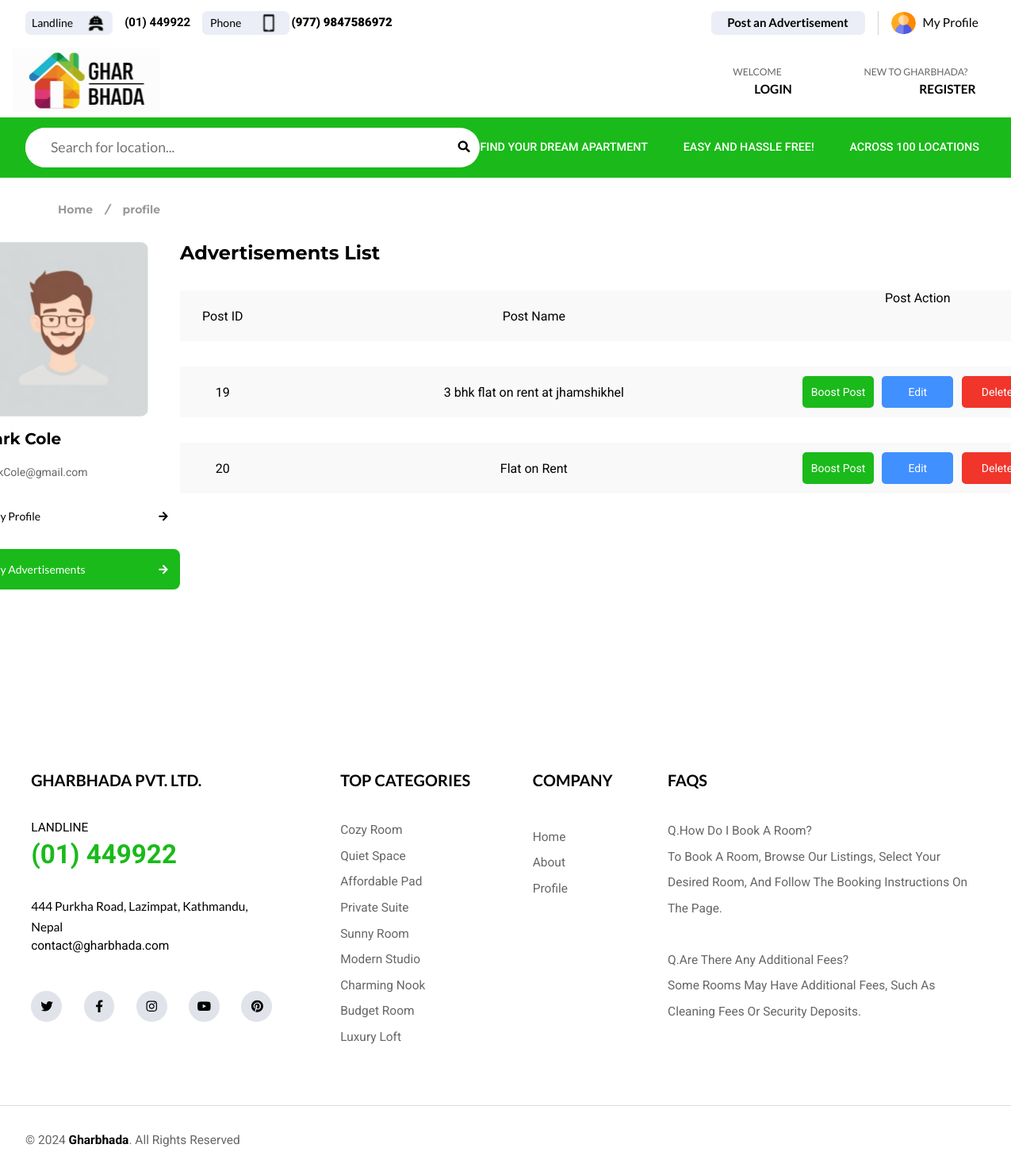
Screenshot of /components/MyAdvertisements.php (signed in) with the database file from the repository.
### tables this page shows
CREATE TABLE `posts` (
  `id` int(11) NOT NULL,
  `user_id` int(11) NOT NULL,
  `name` varchar(255) NOT NULL,
  `phone_number` varchar(20) NOT NULL,
  `title` varchar(255) NOT NULL,
  `rent` decimal(10,2) NOT NULL,
  `location` varchar(255) NOT NULL,
  `type` enum('residential','commercial') NOT NULL,
  `floor` varchar(40) DEFAULT NULL,
  `entrance` varchar(255) NOT NULL,
  `for_whom` enum('family','single') NOT NULL,
  `road_size` int(11) NOT NULL,
  `bedrooms` int(11) NOT NULL,
  `living_rooms` int(11) NOT NULL,
  `restrooms` int(11) NOT NULL,
  `image1` varchar(255) DEFAULT NULL,
  `image2` varchar(255) DEFAULT NULL,
  `image3` varchar(255) DEFAULT NULL,
  `description` text NOT NULL,
  `created_at` timestamp NOT NULL DEFAULT current_timestamp(),
  `updated_at` timestamp NOT NULL DEFAULT current_timestamp() ON UPDATE current_timestamp(),
  `status` tinyint(4) DEFAULT 0
);

### Models/PostCRUDModel.php (called while the page is built, shortened)
<?php
class PostCRUD
{
    private $db;
    public function __construct($db)
    {
        $this->db = $db;
    }
    public function getUserPosts($id){
        $query = "SELECT * FROM Posts WHERE user_id = ?";
        $stmt = $this->db->prepare($query);
        $stmt->bind_param('i', $id);
        $stmt->execute();
        $result = $stmt->get_result();
        $posts = [];
        while ($row = $result->fetch_assoc()) {
            $posts[] = $row;
        }
        return $posts;
    }
}
?>

### components/MyAdvertisements.php (the view, shortened to what this page needs)
<?php
$background_color_profile = '';
$background_color_ads = '';
if (strpos($_SERVER['REQUEST_URI'], '/components/MyProfile.php') !== false) {
    $background_color_profile = '#1ABA1A';
      $text_colorInfo = 'white';
    $arrowColorInfo = 'arrowProfileInfo.svg';
}else{
    $background_color_profile = 'white';
    $text_colorInfo = 'black';
    $arrowColorInfo = 'blackArrow.svg';
}
if (strpos($_SERVER['REQUEST_URI'], '/components/MyAdvertisements.php') !== false) {
    $background_color_ads = '#1ABA1A';
    $text_color = 'white';
  $arrowColor = 'arrowProfileInfo.svg';
}else{
    $background_color_ads = 'white';
    $text_color = 'black';
    $arrowColor = 'blackArrow.svg';
}
require_once '../Models/PostCRUDModel.php';
require_once '../Database/DatabaseConnection.php';
$PostCRUDModel = new PostCRUD($db);
$user = $_SESSION['user'];
    $id = $user['id'];
    $Posts = $PostCRUDModel->getUserPosts($id);
?>
<!DOCTYPE html>
<html lang="en">
  <head>
    <link rel="stylesheet" href="../css/style.css" />
    <link rel="stylesheet" href="../css/myProfile.css" />
  </head>
  <body>
    <?php
        include 'header.php';
    ?>
    <section id="Profile">
      <div id="pageLocation">
        <p id="pageLocationText">Home <i>/</i> <b>profile</b></p>
      </div>
      <div id="ProfileBox">
        <div id="ProfileInfo">
          <img
            src="../images/MyProfile/MyProfile.svg"
            alt=""
            id="ProfileImage"
          />
          <h1>Mark Cole</h1>
          <p>markCole@gmail.com</p>
          <div
            class="MyAccount"
            style="background-color: <?php echo $background_color_profile;?>; color: <?php echo $text_colorInfo;?> "
          >
            <a
              href="../router.php?route=MyProfile"
              style="text-decoration: none; color: <?php echo $text_colorInfo;?>"
              >My Profile</a
            >
            <img
              src="../images/MyProfile/<?php echo $arrowColorInfo ?>"
              alt=""
              id="arrowProfile"
            />
          </div>
          <div
            class="MyAccount"
            style="background-color: <?php echo $background_color_ads;?>;  "
          >
            <a
              href="../router.php?route=MyAdvertisements"
              style="text-decoration: none; color: <?php echo $text_color;?>"
              >My Advertisements</a
            >
            <img
              src="../images/MyProfile/<?php echo $arrowColor ?>"
              alt=""
              id="arrowProfile"
            />
          </div>
        </div>
        <div id="AdvertismentMain">
          <h1>Advertisements List</h1>
          <div id="AdvertisementList">
            <p id="PostId">Post ID</p>
            <p id="PostName">Post Name</p>
            <div id="PostAction">
              <p>Post Action</p>
            </div>
          </div>
          <?php foreach ($Posts as $post): ?>
          <div id="AdvertisementList">
            <p id="PostId"><?php echo($post['id']) ?></p>
            <p id="PostName"><?php echo($post['title']) ?></p>
            <div id="PostActions">
              <button id="BoostPost" onclick="PaymentForBoost(event)">Boost Post</button>
              <button id="EditPost"> <a href="../router.php?route=UpdatePost&post_id=<?php echo ($post['id']); ?>" id="searchPost" style="text-decoration: none; color: white">Edit</a></button>
              <button id="DeletePost"><a href="../Controllers/PostCRUDController.php?action=delete&post_id=<?php echo ($post['id']); ?>" id="searchPost" style="text-decoration: none; color: white">Delete</a></button>
            </div>
          </div>
          <?php endforeach; ?>
        </div>
      </div>
    </section>
    <?php
        include 'footer.php';
    ?>
  </body>
</html>

### css/style.css (style rules this page uses)
* { margin: 0; padding: 0; box-sizing: border-box; }
body { font-family: 'Roboto', sans-serif, Lato; background-color: #f1f1f1; width: 100%; height: 100%; }

### css/myProfile.css (style rules this page uses)
#Profile { width: 100%; height: 42.5rem; background-color: white; }
#pageLocation { width: 100%; height: 5.07306rem; background: #FFF; padding-left: 4.56rem; display: flex; align-items: center; }
#pageLocationText { color: #999; font-family: Montserrat; font-size: 0.87681rem; font-style: normal; font-weight: 700; line-height: 1.31525rem; display: flex; gap: 1rem; }
#ProfileBox { width: 100%; height: 42.4375rem; flex-shrink: 0; background: white; display: flex; justify-content: center; }
#ProfileInfo { width: 15.90625rem; height: 38.6875rem; flex-shrink: 0; background: white; display: flex; flex-direction: column; gap: 1rem; }
#ProfileImage { width: 13.40625rem; height: 13.75rem; flex-shrink: 0; border-radius: 0.625rem; }
#ProfileInfo h1 { color: #000; font-family: Montserrat; font-size: 1.25rem; font-style: normal; font-weight: 700; line-height: 1.5rem; }
#ProfileInfo p { color: #666; font-family: Roboto; font-size: 0.875rem; font-style: normal; font-weight: 400; line-height: 1.75rem; }
.MyAccount { display: flex; padding: 0.9375rem 0.925rem 0.9375rem 0.9375rem; justify-content: space-between; align-items: center; gap: 5.53194rem; border-radius: 0.5rem; color: #FFF; text-align: center; font-family: Lato; font-size: 0.875rem; font-style: normal; font-weight: 400; line-height: 1.3125rem; }
#arrowProfile { display: flex; width: 0.77813rem; height: 0.875rem; flex-direction: column; justify-content: center; }
#AdvertismentMain { width: 67.22rem; height: auto; flex-shrink: 0; background: white; display: flex; flex-direction: column; gap: 2rem; }
#AdvertismentMain h1 { color: #000; font-family: Montserrat; font-size: 1.5rem; font-style: normal; font-weight: 700; line-height: 1.8rem; text-transform: capitalize; }
#AdvertisementList { width: 100%; height: 4rem; background-color: #f9f9f9; display: flex; justify-content: space-between; }
#PostId { width: 10%; height: 100%; background-color: #f9f9f9; display: flex; justify-content: center; align-items: center; }
#PostName { width: 30%; height: 100%; background-color: #f9f9f9; display: flex; justify-content: center; align-items: center; }
#PostAction { height: 100%; background-color: #f9f9f9; display: flex; justify-content: center; width: 27%; }
#PostActions { height: 100%; width: 27%; background-color: #f9f9f9; display: flex; justify-content: space-between; align-items: center; }
#BoostPost { width: 5.625rem; height: 2.5rem; background-color: #1ABA1A; display: flex; justify-content: center; align-items: center; border-radius: 0.3125rem; color: white; font-family: Roboto; font-size: 0.875rem; font-style: normal; font-weight: 400; line-height: 1.3125rem; border: none; }
#EditPost { width: 5.625rem; height: 2.5rem; background-color: #4090ff; display: flex; justify-content: center; align-items: center; border-radius: 0.3125rem; color: white; font-family: Roboto; font-size: 0.875rem; font-style: normal; font-weight: 400; line-height: 1.3125rem; border: none; }
#DeletePost { width: 5.625rem; height: 2.5rem; background-color: #F1352B; display: flex; justify-content: center; align-items: center; border-radius: 0.3125rem; color: white; font-family: Roboto; font-size: 0.875rem; font-style: normal; font-weight: 400; line-height: 1.3125rem; border: none; }

### rows the page displays
posts: id "19", title "3 bhk flat on rent at jhamshikhel"
posts: id "20", title "Flat on Rent"
